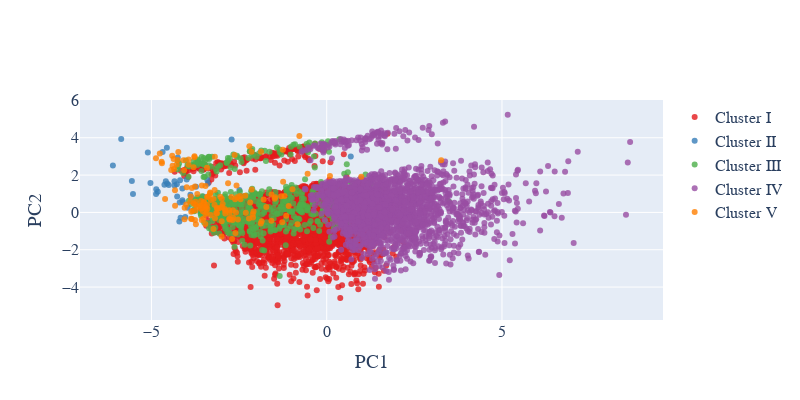

The code cell stored with this chart in its notebook:
### Code cell
#TRAINING DATA PCA

plotX = X_train_clstrs.copy()
#print(plotX['clusters'].unique())
#print(plotX.index)
#print(plotX.head())

#PCA with two principal components
pca_2d = PCA(n_components=2)

clusters = plotX['clusters']

#This DataFrame contains the two principal components that will be used
#for the 2-D visualization mentioned above
PCs_2d = pd.DataFrame(pca_2d.fit_transform(plotX.drop(['clusters'], axis=1)))
print(pca_2d.explained_variance_ratio_)

#"PC1_2d" means: 'The first principal component of the components created for 2-D visualization, by PCA.'
#And "PC2_2d" means: 'The second principal component of the components created for 2-D visualization, by PCA.'
PCs_2d.columns = ["PC1_2d", "PC2_2d"]
PCs_2d.set_index(plotX.index, inplace = True)
#PCs_2d.to_csv('PCs_2d.csv')

plotX['clusters'] = clusters
plotX['PC1_2d'] = PCs_2d['PC1_2d']
plotX['PC2_2d'] = PCs_2d['PC2_2d']

#plotX.to_csv('plotX.csv')
uniq_clusters = plotX['clusters'].unique()
uniqs = uniq_clusters.tolist()
uniqs.sort()

cluster0 = plotX[plotX['clusters'] == uniqs[0]]
cluster1 = plotX[plotX['clusters'] == uniqs[1]]
cluster2 = plotX[plotX['clusters'] == uniqs[2]]
cluster3 = plotX[plotX['clusters'] == uniqs[3]]
cluster4 = plotX[plotX['clusters'] == uniqs[4]]

#print(cluster1)

#print(plotX.head())

#Instructions for building the 2-D plot

#trace1 is for 'Cluster 0'
trace1 = go.Scatter(
                    x = cluster0["PC1_2d"],
                    y = cluster0["PC2_2d"],
                    mode = "markers",
                    name = "Cluster I",
                    marker = dict(color = 'rgba(228,26,28,0.8)'),
                    text = None)

#trace2 is for 'Cluster 1'
trace2 = go.Scatter(
                    x = cluster1["PC1_2d"],
                    y = cluster1["PC2_2d"],
                    mode = "markers",
                    name = "Cluster II",
                    marker = dict(color = 'rgba(55,126,184, 0.8)'),
                    text = None)

#trace3 is for 'Cluster 2'
trace3 = go.Scatter(
                    x = cluster2["PC1_2d"],
                    y = cluster2["PC2_2d"],
                    mode = "markers",
                    name = "Cluster III",
                    marker = dict(color = 'rgba(77,175,74, 0.8)'),
                    text = None)

#trace4 is for 'Cluster 3'
trace4 = go.Scatter(
                    x = cluster3["PC1_2d"],
                    y = cluster3["PC2_2d"],
                    mode = "markers",
                    name = "Cluster IV",
                    marker = dict(color = 'rgba(152,78,163, 0.8)'),
                    text = None)

#trace5 is for 'Cluster 4'
trace5 = go.Scatter(
                    x = cluster4["PC1_2d"],
                    y = cluster4["PC2_2d"],
                    mode = "markers",
                    name = "Cluster V",
                    marker = dict(color = 'rgba(255,127,0, 0.8)'),
                    text = None)



data = [trace1, trace2, trace3, trace4, trace5]

#title = "Visualizing Clusters in Two Dimensions Using PCA"

layout = dict(xaxis= dict(title= 'PC1',dtick= 5,zeroline= False),
              yaxis= dict(title= 'PC2',ticklen= 5,zeroline= False),
              font_family="Arial",
              font = dict(size=16),
              width=800,
              height=400
             )

fig = dict(data = data, layout = layout)

iplot(fig)

### Figure 1 — Plotly figure (JSON) as saved in the notebook; plotly's stock layout.template omitted (floating-point values rounded to 4 significant figures; data arrays with more than 128 entries replaced by an {"elided": "..."} marker saying what was removed)
{"data": [{"marker": {"color": "rgba(228,26,28,0.8)"}, "mode": "markers", "name": "Cluster I", "type": "scatter", "x": {"elided": "2644 float values"}, "y": {"elided": "2644 float values"}}, {"marker": {"color": "rgba(55,126,184, 0.8)"}, "mode": "markers", "name": "Cluster II", "type": "scatter", "x": [-4.104, -4.553, -4.862, -3.963, -3.524, -4.204, -4.183, -3.994, -5.863, -4.343, -3.606, -4.169, -4.819, -3.729, -6.1, -3.889, -4.505, -2.712, -4.266, -4.275, -2.494, -4.34, -5.104, -5.526, -4.629, -4.25, -4.195, -4.035, -4.56, -3.393, 0.6866, -3.407, -5.028, -4.681, -5.559, -2.492, -4.868, -4.589, -3.864, -4.118, -4.117], "y": [0.5552, 1.548, 1.247, 0.2532, 0.8481, -0.4847, 1.717, 1.766, 3.928, 1.669, 0.02914, -0.2802, 1.106, 1.381, 2.513, 0.9412, 1.472, 3.908, 0.8583, 1.513, 0.7145, 1.447, 3.212, 0.9906, 1.487, 2.939, 0.5363, -0.2398, 3.464, 1.535, 2.992, 1.752, 1.579, 3.232, 1.682, 1.203, 0.9879, 1.676, 0.7944, 1.286, 0.6573]}, {"marker": {"color": "rgba(77,175,74, 0.8)"}, "mode": "markers", "name": "Cluster III", "type": "scatter", "x": {"elided": "541 float values"}, "y": {"elided": "541 float values"}}, {"marker": {"color": "rgba(152,78,163, 0.8)"}, "mode": "markers", "name": "Cluster IV", "type": "scatter", "x": {"elided": "2062 float values"}, "y": {"elided": "2062 float values"}}, {"marker": {"color": "rgba(255,127,0, 0.8)"}, "mode": "markers", "name": "Cluster V", "type": "scatter", "x": {"elided": "143 float values"}, "y": {"elided": "143 float values"}}], "layout": {"font": {"family": "Arial", "size": 16}, "height": 400, "width": 800, "xaxis": {"dtick": 5, "title": {"text": "PC1"}, "zeroline": false}, "yaxis": {"ticklen": 5, "title": {"text": "PC2"}, "zeroline": false}}}
